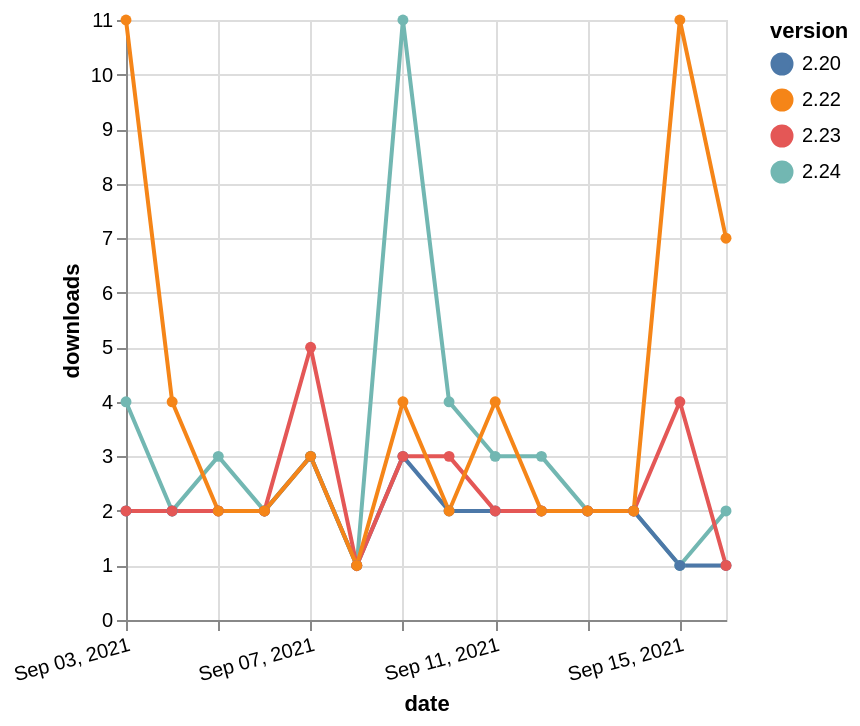

This figure's Vega-Lite source:
### Vega-Lite specification from a JSON file in a GitHub repository (floating-point values rounded to 4 significant figures)
{"$schema": "https://vega.github.io/schema/vega-lite/v5.json", "description": "A simple bar chart with embedded data.", "data": {"values": [{"date": "2021-09-03", "total": 91, "delta": 4, "version": "2.24"}, {"date": "2021-09-04", "total": 93, "delta": 2, "version": "2.24"}, {"date": "2021-09-05", "total": 96, "delta": 3, "version": "2.24"}, {"date": "2021-09-06", "total": 98, "delta": 2, "version": "2.24"}, {"date": "2021-09-07", "total": 101, "delta": 3, "version": "2.24"}, {"date": "2021-09-08", "total": 102, "delta": 1, "version": "2.24"}, {"date": "2021-09-09", "total": 113, "delta": 11, "version": "2.24"}, {"date": "2021-09-10", "total": 117, "delta": 4, "version": "2.24"}, {"date": "2021-09-11", "total": 120, "delta": 3, "version": "2.24"}, {"date": "2021-09-12", "total": 123, "delta": 3, "version": "2.24"}, {"date": "2021-09-13", "total": 125, "delta": 2, "version": "2.24"}, {"date": "2021-09-14", "total": 127, "delta": 2, "version": "2.24"}, {"date": "2021-09-15", "total": 128, "delta": 1, "version": "2.24"}, {"date": "2021-09-16", "total": 130, "delta": 2, "version": "2.24"}, {"date": "2021-09-03", "total": 1541, "delta": 2, "version": "2.20"}, {"date": "2021-09-04", "total": 1543, "delta": 2, "version": "2.20"}, {"date": "2021-09-05", "total": 1545, "delta": 2, "version": "2.20"}, {"date": "2021-09-06", "total": 1547, "delta": 2, "version": "2.20"}, {"date": "2021-09-07", "total": 1550, "delta": 3, "version": "2.20"}, {"date": "2021-09-08", "total": 1551, "delta": 1, "version": "2.20"}, {"date": "2021-09-09", "total": 1554, "delta": 3, "version": "2.20"}, {"date": "2021-09-10", "total": 1556, "delta": 2, "version": "2.20"}, {"date": "2021-09-11", "total": 1558, "delta": 2, "version": "2.20"}, {"date": "2021-09-12", "total": 1560, "delta": 2, "version": "2.20"}, {"date": "2021-09-13", "total": 1562, "delta": 2, "version": "2.20"}, {"date": "2021-09-14", "total": 1564, "delta": 2, "version": "2.20"}, {"date": "2021-09-15", "total": 1565, "delta": 1, "version": "2.20"}, {"date": "2021-09-16", "total": 1566, "delta": 1, "version": "2.20"}, {"date": "2021-09-03", "total": 1030, "delta": 2, "version": "2.23"}, {"date": "2021-09-04", "total": 1032, "delta": 2, "version": "2.23"}, {"date": "2021-09-05", "total": 1034, "delta": 2, "version": "2.23"}, {"date": "2021-09-06", "total": 1036, "delta": 2, "version": "2.23"}, {"date": "2021-09-07", "total": 1041, "delta": 5, "version": "2.23"}, {"date": "2021-09-08", "total": 1042, "delta": 1, "version": "2.23"}, {"date": "2021-09-09", "total": 1045, "delta": 3, "version": "2.23"}, {"date": "2021-09-10", "total": 1048, "delta": 3, "version": "2.23"}, {"date": "2021-09-11", "total": 1050, "delta": 2, "version": "2.23"}, {"date": "2021-09-12", "total": 1052, "delta": 2, "version": "2.23"}, {"date": "2021-09-13", "total": 1054, "delta": 2, "version": "2.23"}, {"date": "2021-09-14", "total": 1056, "delta": 2, "version": "2.23"}, {"date": "2021-09-15", "total": 1060, "delta": 4, "version": "2.23"}, {"date": "2021-09-16", "total": 1061, "delta": 1, "version": "2.23"}, {"date": "2021-09-03", "total": 2006, "delta": 11, "version": "2.22"}, {"date": "2021-09-04", "total": 2010, "delta": 4, "version": "2.22"}, {"date": "2021-09-05", "total": 2012, "delta": 2, "version": "2.22"}, {"date": "2021-09-06", "total": 2014, "delta": 2, "version": "2.22"}, {"date": "2021-09-07", "total": 2017, "delta": 3, "version": "2.22"}, {"date": "2021-09-08", "total": 2018, "delta": 1, "version": "2.22"}, {"date": "2021-09-09", "total": 2022, "delta": 4, "version": "2.22"}, {"date": "2021-09-10", "total": 2024, "delta": 2, "version": "2.22"}, {"date": "2021-09-11", "total": 2028, "delta": 4, "version": "2.22"}, {"date": "2021-09-12", "total": 2030, "delta": 2, "version": "2.22"}, {"date": "2021-09-13", "total": 2032, "delta": 2, "version": "2.22"}, {"date": "2021-09-14", "total": 2034, "delta": 2, "version": "2.22"}, {"date": "2021-09-15", "total": 2045, "delta": 11, "version": "2.22"}, {"date": "2021-09-16", "total": 2052, "delta": 7, "version": "2.22"}]}, "width": "container", "mark": {"type": "line", "point": {"filled": true}}, "encoding": {"x": {"field": "date", "type": "temporal", "timeUnit": "yearmonthdate", "title": "date", "axis": {"labelAngle": -15}}, "y": {"field": "delta", "type": "quantitative", "title": "downloads"}, "color": {"field": "version", "type": "nominal"}, "tooltip": {"field": "delta"}}}
